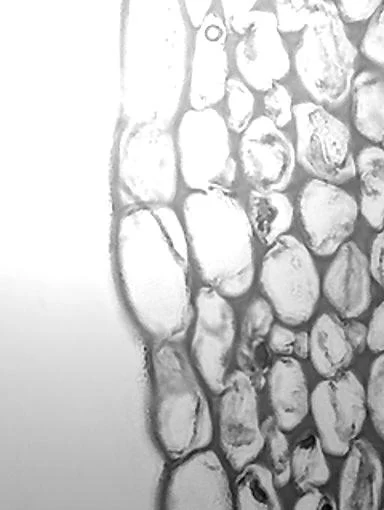
#> input picture datasets/image1.bmp, 384 x 510 px
$ jupyter execute semana2-2.2.ipynb
#> lines starting #> are read from the running program, lines starting #| are printed output that depends on the picture
[cell 1]
import matplotlib.pyplot as plt
import numpy as np
import base64
import cv2

[cell 2]
image1 = cv2.imread('../datasets/image1.bmp')
#> image1 is the input picture: shape (510, 384, 3); mean B, G, R 204, 204, 204
image2 = cv2.imread('../datasets/image2.bmp')
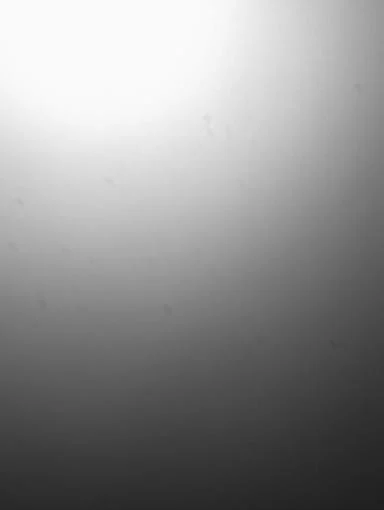
#> input picture datasets/image2.bmp, 384 x 510 px
#> image2 is the input picture: shape (510, 384, 3); mean B, G, R 144.3, 144.3, 144.3

image3 = cv2.subtract(image1, image2)
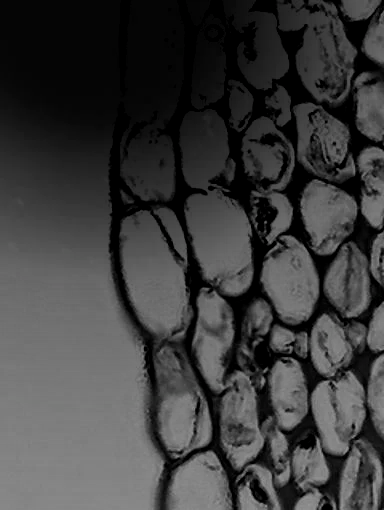
#> image3: shape (510, 384, 3); mean B, G, R 61.8, 61.8, 61.8

image4 = image3 + 109
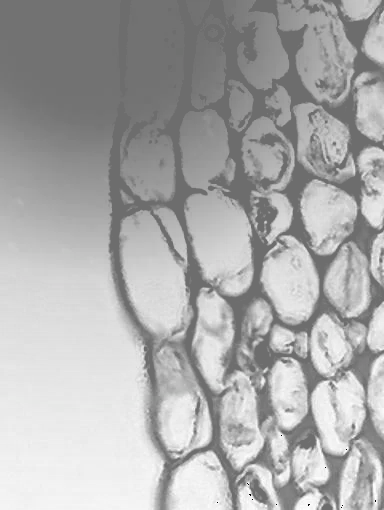
#> image4: shape (510, 384, 3); mean B, G, R 170.8, 170.8, 170.8

images = [image1, image2, image3, image4]
labels = ['Original', 'Background', 'Low Brightness', 'Result']

fig, axes = plt.subplots(1, 4, figsize=(15,9))
fig.tight_layout(pad=2.7)

axes = axes.ravel()

for i in range(4):
    axes[i].set_title(labels[i])
    axes[i].imshow(images[i])
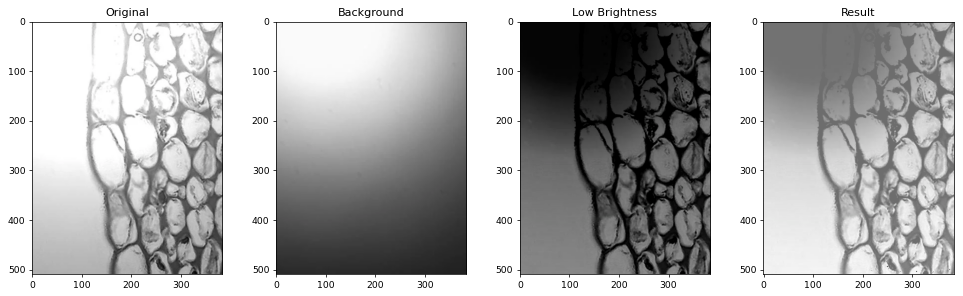
#> figure drawn by matplotlib, 4 panels
